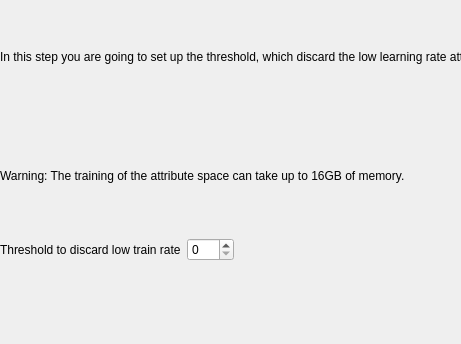
<?xml version="1.0" encoding="UTF-8"?>
<ui version="4.0">
 <class>PrepareASPage</class>
 <widget class="QWizardPage" name="PrepareASPage">
  <property name="geometry">
   <rect>
    <x>0</x>
    <y>0</y>
    <width>461</width>
    <height>344</height>
   </rect>
  </property>
  <property name="windowTitle">
   <string>WizardPage</string>
  </property>
  <widget class="QWidget" name="verticalLayoutWidget">
   <property name="geometry">
    <rect>
     <x>0</x>
     <y>0</y>
     <width>589</width>
     <height>351</height>
    </rect>
   </property>
   <layout class="QVBoxLayout" name="verticalLayout_2">
    <item>
     <widget class="QLabel" name="label_2">
      <property name="text">
       <string>In this step you are going to set up the threshold, which discard the low learning rate attributes.</string>
      </property>
      <property name="wordWrap">
       <bool>true</bool>
      </property>
     </widget>
    </item>
    <item>
     <widget class="QLabel" name="label">
      <property name="text">
       <string>Warning: The training of the attribute space can take up to 16GB of memory.</string>
      </property>
      <property name="wordWrap">
       <bool>true</bool>
      </property>
     </widget>
    </item>
    <item>
     <layout class="QFormLayout" name="formLayout">
      <property name="fieldGrowthPolicy">
       <enum>QFormLayout::FieldsStayAtSizeHint</enum>
      </property>
      <item row="0" column="0">
       <widget class="QLabel" name="lab_threshold">
        <property name="text">
         <string>Threshold to discard low train rate</string>
        </property>
       </widget>
      </item>
      <item row="0" column="1">
       <widget class="QSpinBox" name="spin_threshold">
        <property name="minimum">
         <number>0</number>
        </property>
        <property name="maximum">
         <number>100</number>
        </property>
       </widget>
      </item>
     </layout>
    </item>
   </layout>
  </widget>
 </widget>
 <resources/>
 <connections/>
</ui>
